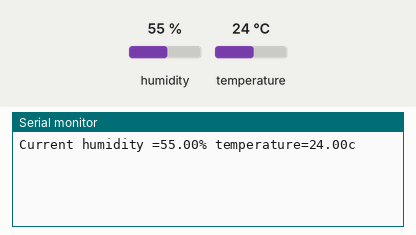
A sketch run on a simulated Arduino Uno, built with avr-gcc and run on an emulated ATmega328P. Parts: the last lines printed to the serial monitor. The test bench sets the inputs (shaded band); at power-on: humidity 55 %, temperature 24 °C.

Above: at 1.7 s.
1.8 s: humidity set to 22 %
At 6.6 s:
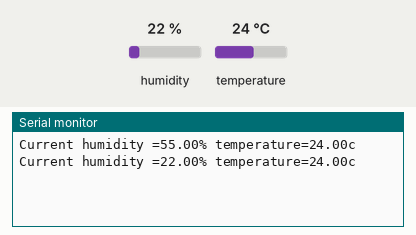
7.8 s: temperature set to 12 °C
At 11.3 s:
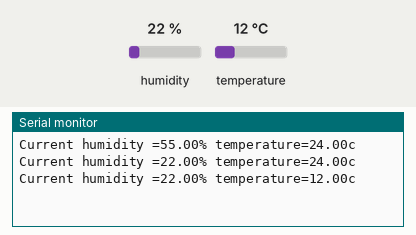
13.8 s: humidity set to 40 %
At 16.0 s:
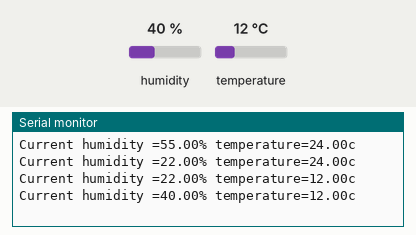
Timing chart, 0 to 17.5 s (numbered marks = the images above; inputs shaded):
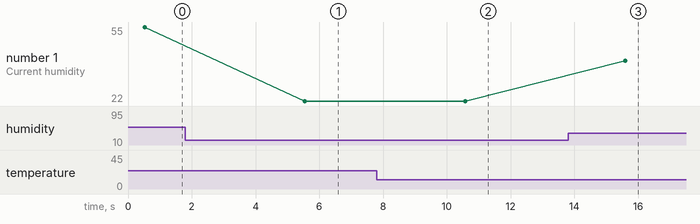

Measured:
- after the input at 1.8 s, the serial monitor: prints a new line after 3.7 s (image 1)
- after the input at 7.8 s, the serial monitor: prints a new line after 2.8 s (image 2)
- after the input at 13.8 s, the serial monitor: prints a new line after 1.8 s (image 3)
- plotted number 1: 55 → 22 after the input at 1.8 s, 22 → 40 after the input at 13.8 s

The sketch:

Temperature_and_humidity_sensor_Rev1.ino
```cpp
///////////////////////////////////Temperature and Humidity Sensor/////////////////

  // include the dht library
#include "dht.h"
#define dht_apin A0 //Analog pin A0 is connected.

dht DHT;
void setup()
{

  Serial.begin(9600);
  delay(500);

}

void loop()
{
  //program to read the data

  DHT.read11(dht_apin);

  Serial.print("Current humidity =");
  Serial.print(DHT.humidity);
  Serial.print("% ");
  Serial.print("temperature=");
  Serial.print(DHT.temperature);
  Serial.println("c");

  delay(5000);


}
```
